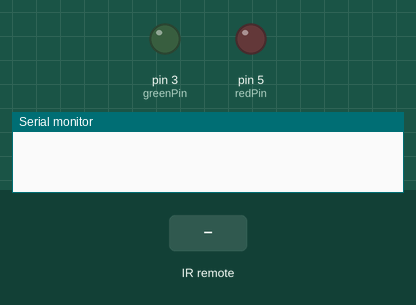
Simulated run of this sketch. Board: Arduino Uno, built with avr-gcc and run on an emulated ATmega328P. On the bench: output pins drawn as LEDs (lit = HIGH), the last lines printed to the serial monitor. Inputs (shaded band) come from the test bench.

Above: at 1.2 s.
1.3 s: infrared code 0xBF40FF00 received
At 2.1 s:
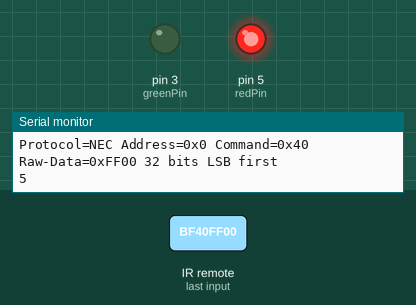
2.8 s: infrared code 0xBA45FF00 received
At 3.2 s:
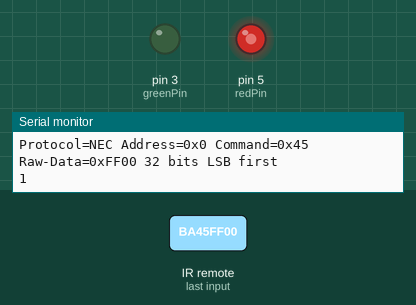
4.3 s: infrared code 0xB946FF00 received
At 5.6 s:
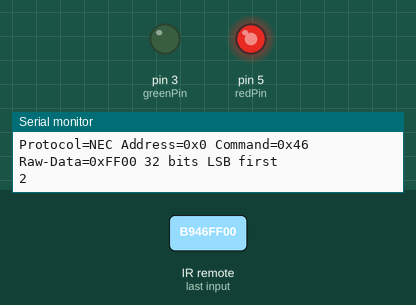
Timing chart, 0 to 7.3 s (numbered marks = the images above; inputs shaded):
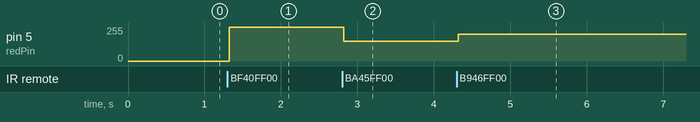

The sketch:

IRRemoteReceiverElaborate.ino
```cpp
#include <IRremote.h>

const int IR_RECEIVE_PIN = 2;
const int redPin = 5;
const int greenPin = 3;

void setup() {
  Serial.begin(9600);
  IrReceiver.begin(IR_RECEIVE_PIN, ENABLE_LED_FEEDBACK); // Start the receiver
  pinMode(redPin, OUTPUT);
  pinMode(greenPin, OUTPUT);
}

void loop() {
  if (IrReceiver.decode()) {
    Serial.println(IrReceiver.decodedIRData.decodedRawData, HEX);
    IrReceiver.printIRResultShort(&Serial);

    // Combine cases for the same action
    switch (IrReceiver.decodedIRData.decodedRawData) {
      case 0xBF40FF00: // Keypad button "5"
        Serial.println("5");
        analogWrite(redPin, 255);
        break;

      case 0xBA45FF00: // Keypad button "1"
        Serial.println("1");
        analogWrite(redPin, 150);
        break;

      case 0xB946FF00: // Keypad button "2"
        Serial.println("2");
        analogWrite(redPin, 200);
        break;

      default:
        break;
    }

    IrReceiver.resume(); // Enable receiving of the next value
  }
}
```

Measured:
- after the input at 1.3 s, pin 5 (redPin): 0/255 → 255/255 at once
- after the input at 2.8 s, pin 5 (redPin): 255/255 → 150/255 at once
- after the input at 4.3 s, pin 5 (redPin): 150/255 → 200/255 at once
